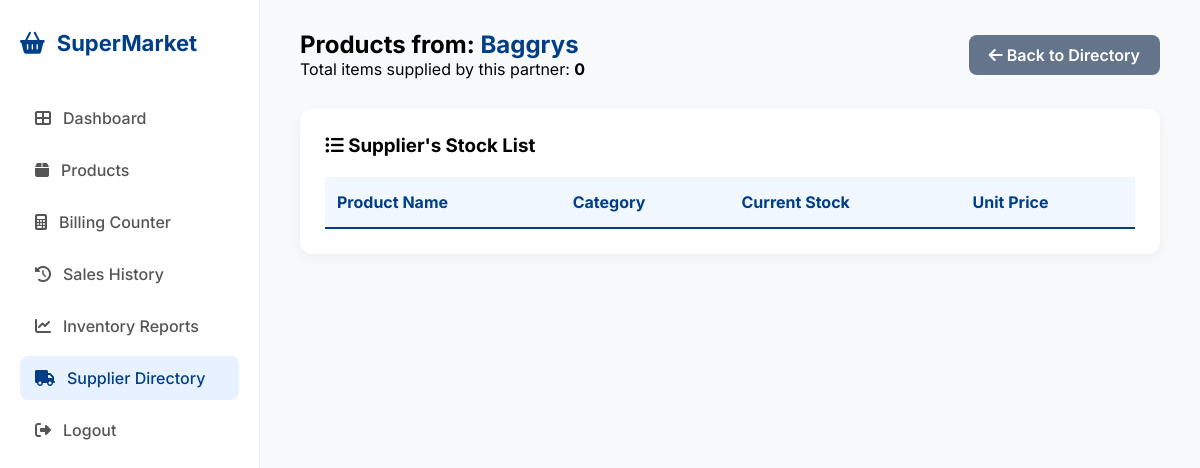
/supplier_products/Baggrys (signed in), run on an earlier commit of the app's database.
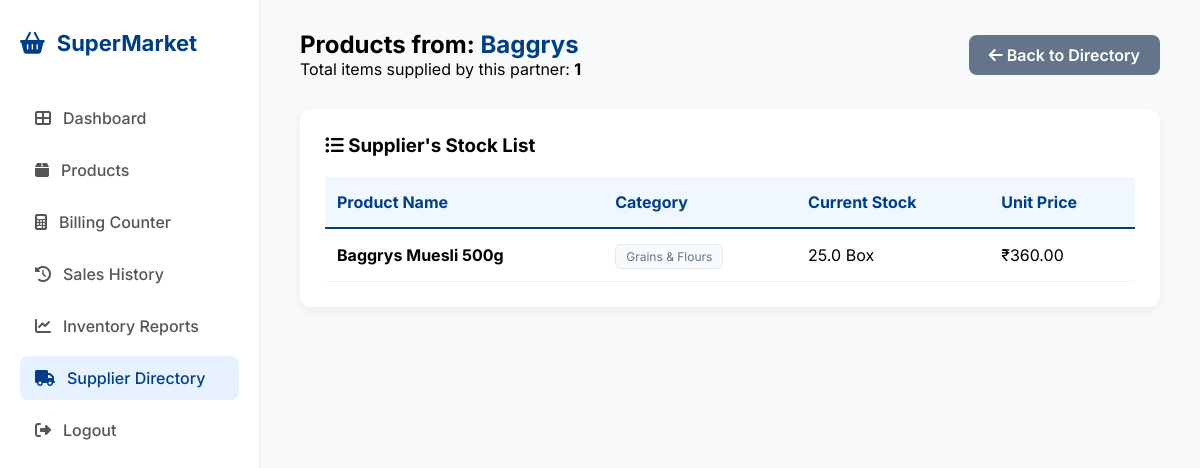
And on a later commit of the database.
### tables this page shows
CREATE TABLE products (
        id INTEGER PRIMARY KEY AUTOINCREMENT, name TEXT, category TEXT, unit TEXT, 
        purchase_price REAL, price REAL, stock REAL, supplier TEXT, discount REAL, gst_percent REAL);

### app.py (the view)
@app.route('/supplier_products/<name>')
def supplier_products(name):
    if 'user' not in session or session['role'] != 'Admin': return redirect(url_for('login'))
    conn = get_db_connection(); p = conn.execute('SELECT * FROM products WHERE supplier = ?', (name,)).fetchall(); conn.close()
    return render_template('supplier_products.html', products=p, supplier_name=name)

### app.py (called while the page is built)
def get_db_connection():
    conn = sqlite3.connect('supermarket.db')
    conn.row_factory = sqlite3.Row
    return conn

### templates/supplier_products.html (shortened to what this page needs)
<!DOCTYPE html>
<html lang="en">
<head>
    <link rel="stylesheet" href="https://cdnjs.cloudflare.com/ajax/libs/font-awesome/6.4.0/css/all.min.css">
    <link rel="stylesheet" href="{{ url_for('static', filename='style.css') }}">
</head>
<body class="dashboard-page">
    <div class="dashboard-wrapper">
        <aside class="sidebar">
            <div class="sidebar-brand"><i class="fas fa-shopping-basket"></i><span>SuperMarket</span></div>
            <nav class="nav-links">
                {% if session['role'] == 'Admin' %}
                <a href="/dashboard" class="nav-item"><i class="fas fa-th-large"></i> Dashboard</a>
                {% endif %}
                <a href="/products" class="nav-item"><i class="fas fa-box"></i> Products</a>
                <a href="/billing" class="nav-item"><i class="fas fa-calculator"></i> Billing Counter</a>
                {% if session['role'] == 'Admin' %}
                <a href="/history" class="nav-item"><i class="fas fa-history"></i> Sales History</a>
                <a href="/reports" class="nav-item"><i class="fas fa-chart-line"></i> Inventory Reports</a>
                <a href="/suppliers" class="nav-item active"><i class="fas fa-truck"></i> Supplier Directory</a>
                {% endif %}
            </nav>
            <div class="sidebar-footer"><a href="/logout" class="nav-item"><i class="fas fa-sign-out-alt"></i> Logout</a></div>
        </aside>
        <main class="main-content">
            <header class="top-header">
                <div class="header-info">
                    <h2>Products from: <span style="color: #003f87; text-transform: capitalize;">{{ supplier_name }}</span></h2>
                    <p>Total items supplied by this partner: <strong>{{ products|length }}</strong></p>
                </div>
                <a href="/suppliers" class="btn-new-trx" style="text-decoration: none; background-color: #64748b;">
                    <i class="fas fa-arrow-left"></i> Back to Directory
                </a>
            </header>
            <div class="data-card">
                <h3><i class="fas fa-list-ul"></i> Supplier's Stock List</h3>
                <table class="inventory-display-table" style="margin-top: 20px;">
                    <thead>
                        <tr>
                            <th>Product Name</th>
                            <th>Category</th>
                            <th>Current Stock</th>
                            <th>Unit Price</th>
                        </tr>
                    </thead>
                    <tbody>
                        {% for item in products %}
                        <tr>
                            <td style="text-transform: capitalize;"><strong>{{ item['name'] }}</strong></td>
                            <td><span class="type-tag">{{ item['category'] }}</span></td>
                            <td class="{% if item['stock'] < 10 %}low-stock-alert{% endif %}">
                                {{ item['stock'] }} {{ item['unit'] }}
                            </td>
                            <td>₹{{ "%.2f"|format(item['price']) }}</td>
                        </tr>
                        {% endfor %}
                    </tbody>
                </table>
            </div>
        </main>
    </div>
</body>
</html>

What changed in the data, as far as the page shows it:
added products: supplier "Baggrys", name "Baggrys Muesli 500g", category "Grains & Flours", stock "25.0", unit "Box", price "360.00"
Also different on the page:
{{ products|length }}: "0" → "1"
{{ supplier_name }}: "Baggrys" → (not shown)
